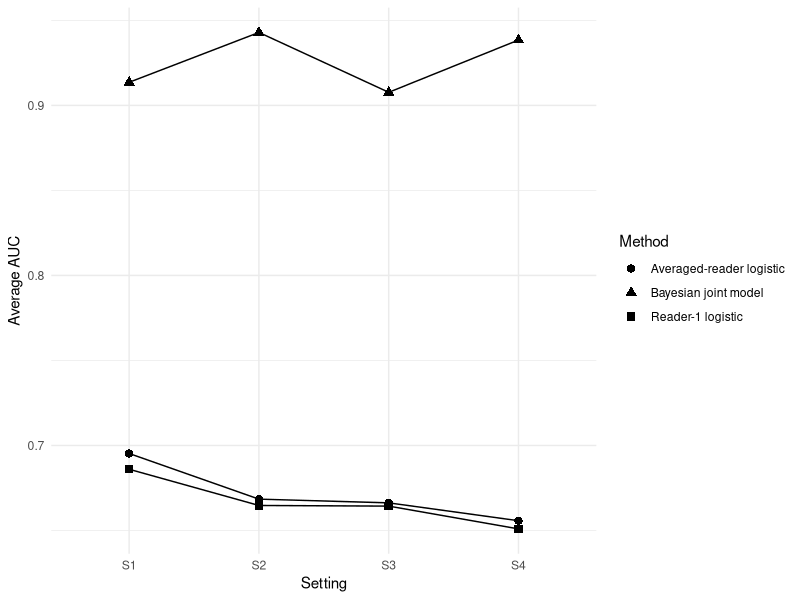
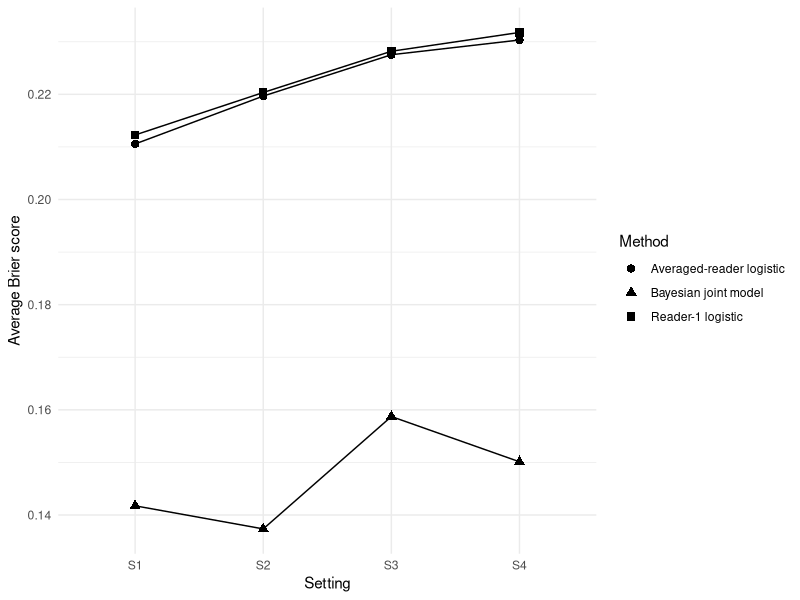

Here is the R script that generated these plots, in order:
## ---- chunk 1
knitr::opts_chunk$set(
  echo = FALSE,
  warning = FALSE,
  message = FALSE,
  fig.align = 'center',
  out.width = '85%'
)

library(dplyr)
library(ggplot2)
library(knitr)
library(kableExtra)
## ---- chunk 2
raw_results <- read.csv('simulation_raw_results.csv')
diagnostics_results <- read.csv('simulation_diagnostics.csv')

summary_results <- raw_results |>
  dplyr::group_by(setting_id, truth_type, reader_miss, z_miss, method) |>
  dplyr::summarise(
    auc = mean(auc, na.rm = TRUE),
    brier = mean(brier, na.rm = TRUE),
    x_cor = mean(x_cor, na.rm = TRUE),
    x_rmse = mean(x_rmse, na.rm = TRUE),
    cx_mae = mean(cx_mae, na.rm = TRUE),
    .groups = 'drop'
  )

diagnostics_summary <- diagnostics_results |>
  dplyr::group_by(setting_id, truth_type, reader_miss, z_miss) |>
  dplyr::summarise(
    mean_key_rhat = mean(mean_key_rhat, na.rm = TRUE),
    max_key_rhat = max(max_key_rhat, na.rm = TRUE),
    mean_bulk_ess = mean(mean_bulk_ess, na.rm = TRUE),
    min_bulk_ess = min(min_bulk_ess, na.rm = TRUE),
    .groups = 'drop'
  )
## ---- chunk 3
design_table <- summary_results |>
  dplyr::distinct(setting_id, truth_type, reader_miss, z_miss) |>
  dplyr::arrange(setting_id) |>
  dplyr::mutate(
    Truth = dplyr::case_when(
      truth_type == 'correct' ~ 'Correctly specified',
      TRUE ~ 'Mildly misspecified'
    ),
    `Reader missingness` = paste0(round(100 * reader_miss), '%'),
    `Z missingness` = paste0(round(100 * z_miss), '%')
  ) |>
  dplyr::select(Setting = setting_id, Truth, `Reader missingness`, `Z missingness`)

knitr::kable(design_table, caption = 'Simulation settings used in the run.', align = 'lccc', booktabs = TRUE) |>
  kableExtra::kable_styling(latex_options = c('hold_position', 'scale_down'))
## ---- chunk 4
correct_table <- summary_results |>
  dplyr::filter(truth_type == 'correct') |>
  dplyr::select(Setting = setting_id, Method = method, AUC = auc, Brier = brier, `X cor` = x_cor, `X RMSE` = x_rmse, `C_X MAE` = cx_mae)

knitr::kable(correct_table, digits = 3, caption = 'Average performance under correctly specified truth.', booktabs = TRUE) |>
  kableExtra::kable_styling(latex_options = c('hold_position', 'scale_down'))
## ---- chunk 5
misspecified_table <- summary_results |>
  dplyr::filter(truth_type == 'misspecified') |>
  dplyr::select(Setting = setting_id, Method = method, AUC = auc, Brier = brier, `X cor` = x_cor, `X RMSE` = x_rmse, `C_X MAE` = cx_mae)

knitr::kable(misspecified_table, digits = 3, caption = 'Average performance under mildly misspecified truth.', booktabs = TRUE) |>
  kableExtra::kable_styling(latex_options = c('hold_position', 'scale_down'))
## ---- chunk 6
summary_results |>
  ggplot(aes(x = setting_id, y = auc, group = method, shape = method)) +
  geom_line() +
  geom_point(size = 2.5) +
  labs(x = 'Setting', y = 'Average AUC', shape = 'Method') +
  theme_minimal(base_size = 11) +
  theme(plot.title = element_text(hjust = 0.5, size = 14))
## ---- chunk 7
summary_results |>
  ggplot(aes(x = setting_id, y = brier, group = method, shape = method)) +
  geom_line() +
  geom_point(size = 2.5) +
  labs(x = 'Setting', y = 'Average Brier score', shape = 'Method') +
  theme_minimal(base_size = 11) +
  theme(plot.title = element_text(hjust = 0.5, size = 14))
## ---- chunk 8
conv_table <- diagnostics_summary |>
  dplyr::select(
    Setting = setting_id,
    `Mean key R-hat` = mean_key_rhat,
    `Max key R-hat` = max_key_rhat,
    `Mean bulk ESS` = mean_bulk_ess,
    `Min bulk ESS` = min_bulk_ess
  )

knitr::kable(conv_table, digits = 3, caption = 'Convergence summary for key model parameters.', booktabs = TRUE) |>
  kableExtra::kable_styling(latex_options = c('hold_position', 'scale_down'))
